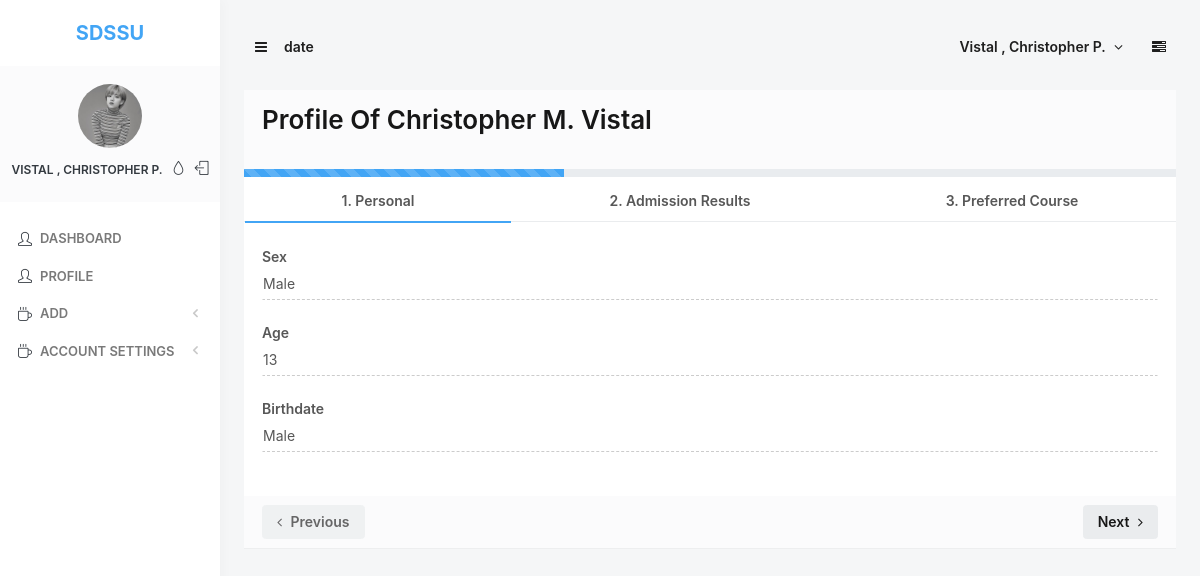
The app's page /admin/vprofile?id=1 (signed in) with its own data.
### tables this page shows
CREATE TABLE `tbl_user_info` (
  `id` int(11) NOT NULL,
  `user_id` int(11) NOT NULL,
  `firstname` varchar(100) NOT NULL,
  `middlename` varchar(100) NOT NULL,
  `lastname` varchar(100) NOT NULL,
  `gender` enum('Female','Male') NOT NULL,
  `birthdate` varchar(50) NOT NULL,
  `profile` varchar(255) NOT NULL
);

CREATE TABLE `admission_result` (
  `id` int(11) NOT NULL,
  `examiner_info_id` int(11) NOT NULL,
  `entrace_rating_id` int(11) NOT NULL,
  `preferred_course_id_1` int(11) NOT NULL,
  `preferred_course_id_2` int(11) NOT NULL,
  `guidance_counselor_id` int(50) NOT NULL,
  `exam_at` int(11) NOT NULL,
  `is_delete` enum('YES','NO') NOT NULL DEFAULT 'NO'
);

CREATE TABLE `examiner_info` (
  `id` int(11) NOT NULL,
  `firstname` varchar(255) NOT NULL,
  `middlename` varchar(255) NOT NULL,
  `lastname` varchar(255) NOT NULL,
  `sex` enum('Female','Male') NOT NULL,
  `age` int(11) NOT NULL,
  `birthdate` varchar(20) NOT NULL
);

### App/Controller/admin.php (called while the page is built, shortened)
<?php
class Admin extends Controller
{
    private $model;
    private $deleted_admission_results;
    public function __construct()
    {
        $this->model = new User;
        $this->profile = $this->model->getUserInfoById(@$_SESSION['id']);
        $this->deleted_admission_results = $this->model->get_deleted_admission_results();
    }
    public function vprofile()
    {
        if (!Functions::before_every_protected_page()) {
             $data['school_year'] = date('Y')  . ' - ' . date('Y',strtotime("+ 1 year"));
             if (isset($_GET['id'])) {
                $data['id'] = $_GET['id'];
             }
             $data['info'] = $this->profile;
             $data['deleted_admission_results'] = $this->deleted_admission_results;
             $fetch_data['examiner_results']    = $this->model->getAdmissionResultById($data['id']);
             $this->render('templates/header',$data);
             $this->render('admin/vprofile',$fetch_data);
        }
    }
}

### App/Core/App.php (called while the page is built, shortened)
<?php
class App
{
    protected $method     = 'index';
    public function __construct()
    {
        $url = $this->parse();
        if (file_exists(APP['APP_ROOT'] . 'Controller/' . $url[0] . '.php')) {
            unset($url[0]);
        }
        $this->controller = new $this->controller;
        if (isset($url[1])) {
            if (method_exists($this->controller, $url[1])) {
                $this->method = $url[1];
                unset($url[1]);
            }
        }
        $this->params = $url ? array_values($url) : [];
        call_user_func_array([$this->controller , $this->method], $this->params);
    }
    public function parse()
    {
        if(isset($_GET['url'])){
            return $url = explode('/',filter_var(rtrim($_GET['url'],'/'),FILTER_SANITIZE_URL));
        }
    }
}

### index.php (called while the page is built, shortened)
<?php
$app = new App;

### App/Core/Model.php (called while the page is built, shortened)
<?php
class Database
{
    private $dbserver = 'localhost' , $dbname = 'admission' , $db_user = 'root', $db_pass = '';
    public function __construct()
    {
         $this->db = new PDO("mysql:host=$this->dbserver;dbname=$this->dbname;",$this->db_user,$this->db_pass,[
         PDO::ATTR_ERRMODE => PDO::ERRMODE_EXCEPTION,
         PDO::ATTR_EMULATE_PREPARES => false
        ]);
    }
}

### App/Model/User.php (called while the page is built, shortened)
<?php
class User extends Database
{
    public function getUserInfoById($id)
    {
        return $this->db->query("
            SELECT
            `tbl_users`.`id`,
            `tbl_user_info`.`id` AS info_id,
            `tbl_users`.`username`,
            `tbl_users`.`password`,
            `tbl_user_info`.`firstname`,
            `tbl_user_info`.`middlename`,
            `tbl_user_info`.`lastname`,
            `tbl_user_info`.`gender`,
            `tbl_user_info`.`birthdate`,
            `tbl_user_info`.`profile`,
            `tbl_users`.`created_at`,
            `tbl_users`.`updated_at`
            FROM
            `tbl_users`
            INNER JOIN tbl_user_info ON tbl_users.id = tbl_user_info.user_id WHERE tbl_users.id = '$id'
        ")->fetch(PDO::FETCH_ASSOC);
    }
    public function getAdmissionResultById($id)
    {
            return $this->db->query("
              SELECT
              CONCAT(`examiner_info`.`firstname` , ' ' , `examiner_info`.`middlename` , '. ' , `examiner_info`.`lastname`) as Fullname,
                `examiner_info`.`id` as examiner_info_id,
                `entrace_rating`.`id` as entrance_rating_id,
                `admission_result`.`id` as admission_result_id,
                `admission_result`.`exam_at`,
                `examiner_info`.`firstname`,
                `examiner_info`.`middlename`,
                `examiner_info`.`lastname`,
                `examiner_info`.`sex`,
                `examiner_info`.`age`,
                `examiner_info`.`birthdate`,
                `entrace_rating`.`verbal_comprehension`,
                `entrace_rating`.`verbal_reasoning`,
                `entrace_rating`.`figurative_reasoning`,
                `entrace_rating`.`quantitative_reasoning`,
                `entrace_rating`.`verbal_total`,
                `entrace_rating`.`non_verbal_total`,
                `entrace_rating`.`over_all_total`, `course`.`course` as first_course,
                `course_2`.`course` as second_course , `guidance_conselors`.`fullname` ,
                `guidance_conselors`.`id`
            FROM
                admission_result
            INNER JOIN examiner_info ON admission_result.examiner_info_id          = examiner_info.id
            LEFT JOIN entrace_rating ON admission_result.entrace_rating_id         = entrace_rating.id
            INNER JOIN course ON admission_result.preferred_course_id_1            = course.id
            LEFT JOIN course AS course_2 ON admission_result.preferred_course_id_2 = course_2.id
            LEFT JOIN guidance_conselors ON guidance_conselors.id                  = admission_result.guidance_counselor_id
            WHERE admission_result.id = ' $id '
            ")->fetch(PDO::FETCH_ASSOC);
    }
    public function get_deleted_admission_results()
    {
       return $this->db->query("
         SELECT
            `admission_result`.`id`,
            `admission_result`.`examiner_info_id`,
            `admission_result`.`entrace_rating_id`,
             CONCAT(`examiner_info`.`firstname` , ' ' , `examiner_info`.`middlename` , '. ' , `examiner_info`.`lastname`) as Fullname
        FROM
            `admission_result`
        INNER JOIN examiner_info ON admission_result.examiner_info_id = examiner_info.id
        WHERE
            admission_result.is_delete = 'YES'
        ")->fetchAll(PDO::FETCH_ASSOC);
    }
}

### App/Views/admin/vprofile.php (the view, shortened to what this page needs)
<div class="block-header block-header-default">
    <h3 class="text-capitalize">Profile of <?=$examiner_results['Fullname']?></h3>
</div>
<div class="js-wizard-simple block">
    <div class="progress rounded-0" data-wizard="progress">
        <div class="progress-bar progress-bar-striped progress-bar-animated" role="progressbar" style="width: 30%; height: 8px;" aria-valuenow="30" aria-valuemin="0" aria-valuemax="100"></div>
    </div>
    <ul class="nav nav-tabs nav-tabs-alt nav-fill" role="tablist">
        <li class="nav-item">
            <a class="nav-link active" href="#wizard-progress2-step1" data-toggle="tab">1. Personal</a>
        </li>
        <li class="nav-item">
            <a class="nav-link" href="#wizard-progress2-step2" data-toggle="tab">2. Admission Results</a>
        </li>
        <li class="nav-item">
            <a class="nav-link" href="#wizard-progress2-step3" data-toggle="tab">3. Preferred Course</a>
        </li>
    </ul>
    <form action="" method="post">
        <div class="block-content block-content-full tab-content" style="min-height: 274px;">
            <div class="tab-pane active" id="wizard-progress2-step1" role="tabpanel">
                <div class="form-group">
                    <div class="form-material floating">
                        <input class="form-control" readonly value="<?= $examiner_results['sex'] ?>" type="text" id="wizard-progress2-firstname" name="wizard-progress2-firstname">
                        <label for="wizard-progress2-firstname">Sex</label>
                    </div>
                </div>
                <div class="form-group">
                    <div class="form-material floating">
                        <input class="form-control" type="number" readonly value="<?= $examiner_results['age'] ?>" id="wizard-progress2-lastname" name="wizard-progress2-lastname">
                        <label for="wizard-progress2-lastname">Age</label>
                    </div>
                </div>
                <div class="form-group">
                    <div class="form-material floating">
                        <input class="form-control" type="text" readonly value="<?= $examiner_results['sex'] ?>" id="wizard-progress2-email" name="wizard-progress2-email">
                        <label for="wizard-progress2-email">Birthdate</label>
                    </div>
                </div>
            </div>
        </div>
        <div class="block-content block-content-sm block-content-full bg-body-light">
            <div class="row">
                <div class="col-6">
                    <button type="button" class="btn btn-alt-secondary" data-wizard="prev">
                    <i class="fa fa-angle-left mr-5"></i> Previous
                    </button>
                </div>
                <div class="col-6 text-right">
                    <button type="button" class="btn btn-alt-secondary" data-wizard="next">
                    Next <i class="fa fa-angle-right ml-5"></i>
                    </button>
                </div>
            </div>
        </div>
    </form>
</div>
</div>

### App/Views/templates/header.php (shortened to what this page needs)
<!DOCTYPE html>
<head>
    <link rel   ="stylesheet" href="<?= APP['DOC_ROOT'] ?>assets/js/plugins/select2/select2.min.css">
    <link rel   ="stylesheet" href="<?= APP['DOC_ROOT'] ?>assets/js/plugins/select2/select2-bootstrap.min.css">
    <link rel   ="stylesheet" id="css-main" href="<?= APP['DOC_ROOT'] ?>assets/css/codebase.min.css">
    <link rel   ="stylesheet" href="<?= APP['DOC_ROOT'] ?>assets/js/plugins/datatables/dataTables.bootstrap4.min.css">
</head>
<body>
    <?php if (isset($_SESSION['id'])): ?>
    <?php
    extract($data['info']);
    ?>
    <div id="page-container" class="sidebar-o side-scroll page-header-modern main-content-boxed">
        <nav id="sidebar">
            <div id="sidebar-scroll">
                <div class="sidebar-content">
                    <div class="content-header content-header-fullrow px-15">
                        <div class="content-header-section text-center align-parent sidebar-mini-hidden">
                            <div class="content-header-item">
                                <a class="link-effect font-w700" href="/system/admin/">
                                    <span class="font-size-xl text-primary">SDSSU</span>
                                </a>
                            </div>
                        </div>
                    </div>
                    <div class="content-side content-side-full content-side-user px-10 align-parent">
                        <div class="sidebar-mini-hidden-b text-center">
                            <a class="img-link " href="profile">
                                <img id="sidebar_img" class="img-fluid img-avatar rounded-circle" src="<?= APP['DOC_ROOT'] . 'assets/img/uploads/' . $profile; ?>" alt="">
                            </a>
                            <ul class="list-inline mt-10">
                                <li class="list-inline-item">
                                    <a id="sidebar_name" class="link-effect text-dual-primary-dark font-size-xs font-w600 text-uppercase" href="profile"><?=$lastname . ' , '. $firstname . ' ' . $middlename ?>.</a>
                                </li>
                                <li class="list-inline-item">
                                    <a class="link-effect text-dual-primary-dark" data-toggle="layout" data-action="sidebar_style_inverse_toggle" href="javascript:void(0)">
                                        <i class="si si-drop"></i>
                                    </a>
                                </li>
                                <li class="list-inline-item">
                                    <a class="link-effect text-dual-primary-dark" href="logout">
                                        <i class="si si-logout"></i>
                                    </a>
                                </li>
                            </ul>
                        </div>
                    </div>
                    <div class="content-side content-side-full">
                        <ul class="nav-main">
                            <a href="dashboard"><i class="si si-user"></i><span class="sidebar-mini-hide">Dashboard</span></a>
                            <a href="profile"><i class="si si-user"></i><span class="sidebar-mini-hide">Profile</span></a>
                             <li>
                                <a class="nav-submenu" data-toggle="nav-submenu" href="#"><i class="si si-cup"></i><span class="sidebar-mini-hide">Add</span></a>
                            </li>
                            <li>
                                <a class="nav-submenu" data-toggle="nav-submenu" href="#"><i class="si si-cup"></i><span class="sidebar-mini-hide">Account Settings</span></a>
                            </li>
                        </ul>
                    </div>
                </div>
            </div>
        </nav>
        <header id="page-header">
            <div class="content-header">
                <div class="content-header-section">
                    <button type="button" class="btn btn-circle btn-dual-secondary" data-toggle="layout" data-action="sidebar_toggle">
                    <i class="fa fa-navicon"></i>
                    </button>
                    <button type="button" class="btn btn-circle btn-dual-secondary" data-toggle="layout" data-action="header_search_on">
                    date
                    </button>
                </div>
                <div class="content-header-section">
                    <div class="btn-group" role="group">
                        <button id="top_right_name" type="button" class="text-capitalize btn btn-rounded btn-dual-secondary" id="page-header-user-dropdown" data-toggle="dropdown" aria-haspopup="true" aria-expanded="false">
                        <?=$lastname . ' , '. $firstname . ' ' . $middlename ?>.
                        <i class="fa fa-angle-down ml-5"></i>
                        </button>
                    </div>
                    <button type="button" class="btn btn-circle btn-dual-secondary" data-toggle="layout" data-action="side_overlay_toggle">
                    <i class="fa fa-tasks"></i>
                    </button>
                </div>
            </div>
        </header>
        <main id="main-container">
            <div class="content">
                <?php endif; ?>

### App/Views/templates/header.php (style rules this page uses)
body { overflow-x: hidden; }

### records on screen
tbl_user_info: profile (picture), lastname "VISTAL", firstname "CHRISTOPHER", middlename "P", lastname "Vistal", firstname "Christopher"
admission_result: wizard-progress2-firstname "Male", wizard-progress2-lastname "13", wizard-progress2-email "Male"

### other values on screen
$examiner_results['Fullname'] "Christopher M. Vistal"
